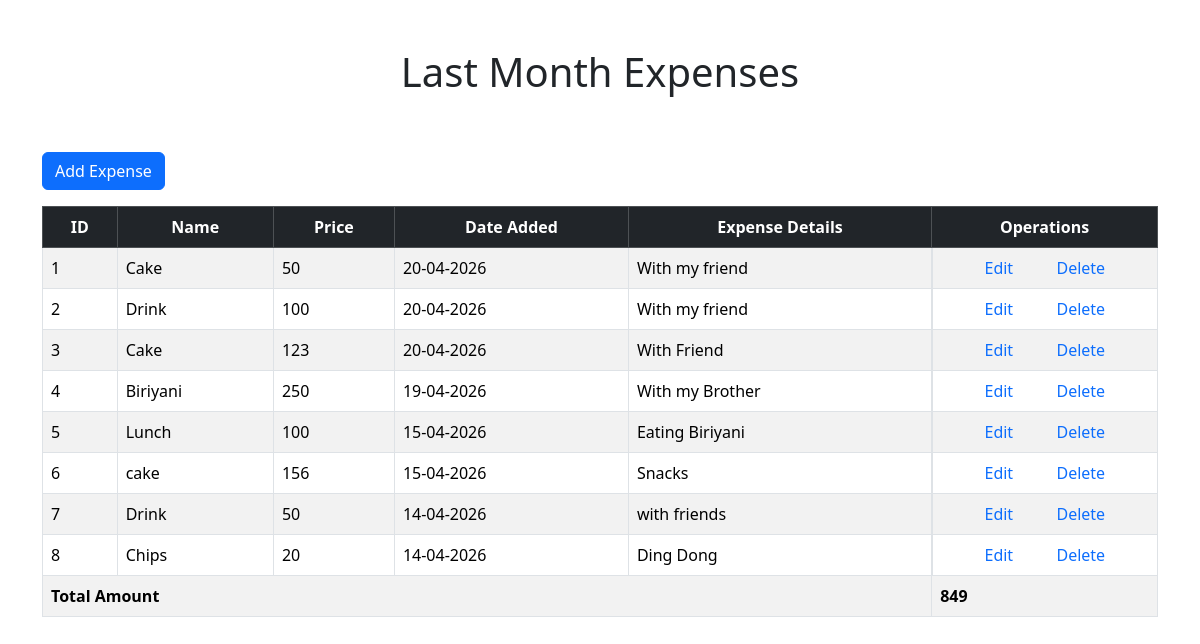
Page /month_expense.php on the committed database.
### tables this page shows
CREATE TABLE `expense_info` (
  `item_id` int(11) NOT NULL,
  `item_name` varchar(255) NOT NULL,
  `item_price` int(11) NOT NULL,
  `item_date` date NOT NULL,
  `item_details` text NOT NULL
);

### month_expense.php (the view, shortened to what this page needs)
<?php
include("./includes/header.php");
include("./includes/functions.php");
include("./includes/db_conn.php");
?>
<div class="container">
    <div class="row">
        <div class= "col-12  py-5">
            <h1 class="text-center">Last Month Expenses </h1>
        </div>
        <div class="col-12 mb-3">
            <a href="./add_expense.php" class="btn btn-primary"> Add Expense</a>
        </div>
</div>
<table class="table table-bordered table-striped table-hover">
  <thead class="table-dark">
    <tr class="text-center">
      <th scope="col">ID</th>
      <th scope="col">Name</th>
      <th scope="col">Price</th>
      <th scope="col">Date Added</th>
      <th scope="col">Expense Details</th>
      <th scope="col">Operations</th>
    </tr>
  </thead>
  <tbody>
     <?php
     $today_date = date("Y-m-d");
     $previous_seven_days_date = date("Y-m-d",strtotime($today_date . "-1 month"));
     $fetch_expense = "SELECT *FROM expense_info WHERE item_date BETWEEN '$previous_seven_days_date' AND '$today_date ' ORDER BY item_date DESC";
     $run_fetch_expense = mysqli_query($conn,$fetch_expense);
     $expense_counter = 1;
     $total = 0;
     if(mysqli_num_rows($run_fetch_expense)>0){
        while($row = mysqli_fetch_assoc($run_fetch_expense)){
            ?>
            <tr>
                <td><?php echo $expense_counter; ?></td>
                <td><?php echo $row['item_name'];?></td>
                <td><?php echo $row['item_price'];?></td>
                <td><?php customize_date($row['item_date']);?></td>
                <td><?php echo $row['item_details'];?></td>
                <td class="d-flex justify-content-evenly">
                    <a href="./edit_expense.php?edit_expense_id=<?php echo $row['item_id']; ?>">Edit</a>
                    <a id="<?php echo $row['item_id']; ?>" class="del_expense" href="javascript:void(0); ">Delete</a>
                </td>
            </tr>
            <?php
                    $expense_counter++;
                     $total = $total + $row['item_price'];
        }
        ?>
        <tr>
            <th colspan="5">Total Amount</th>
            <th><?php echo $total ?></th>
        </tr>
        <?php
     }
     ?>
  </tbody>
</table>
</div>
 <?php
include("./includes/footer.php");
?>

### includes/functions.php (shortened to what this page needs)
<?php
function customize_date($date){
   $php_date = strtotime($date);
   $formatted_date = date("d-m-Y" ,$php_date);
   echo $formatted_date;
}
?>

### css/style.css (style rules this page uses)
* { margin: 0px; padding: 0px; box-sizing: border-box; }
a { text-decoration: none; }

### rows in the picture
expense_info: item_name "Cake", item_price "50", item_date "20-04-2026", item_details "With my friend"
expense_info: item_name "Drink", item_price "100", item_date "20-04-2026", item_details "With my friend"
expense_info: item_name "Cake", item_price "123", item_date "20-04-2026", item_details "With Friend"
expense_info: item_name "Biriyani", item_price "250", item_date "19-04-2026", item_details "With my Brother"
expense_info: item_name "Lunch", item_price "100", item_date "15-04-2026", item_details "Eating Biriyani"
expense_info: item_name "cake", item_price "156", item_date "15-04-2026", item_details "Snacks"
expense_info: item_name "Drink", item_price "50", item_date "14-04-2026", item_details "with friends"
expense_info: item_name "Chips", item_price "20", item_date "14-04-2026", item_details "Ding Dong"

### other values in the picture
$total "849"
